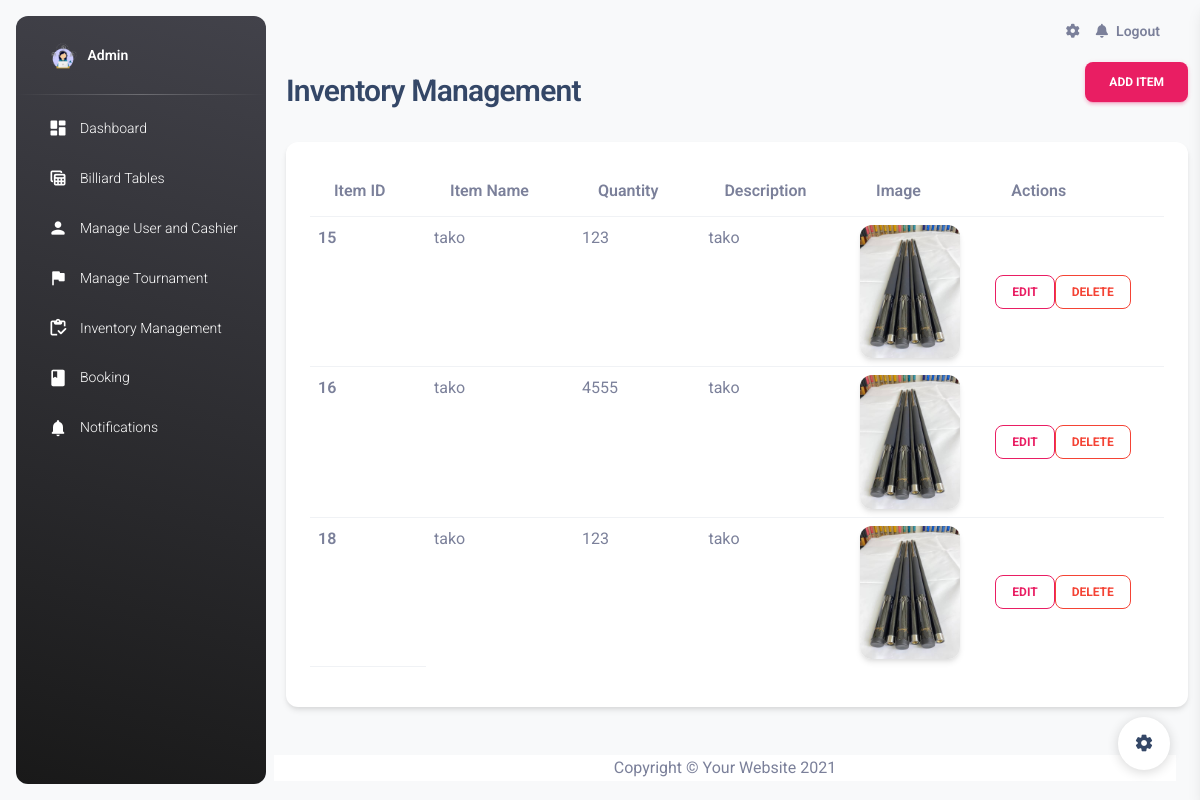
Screenshot of /inventory_management.php with the database file from the repository.
### tables this page shows
CREATE TABLE `inventory` (
  `item_id` int(11) NOT NULL,
  `item_name` varchar(255) NOT NULL,
  `quantity` varchar(255) NOT NULL,
  `description` text NOT NULL,
  `image` varchar(255) NOT NULL
);

### inventory_management.php (the view, shortened to what this page needs)
<!DOCTYPE html>
<html lang="en">
   <head>
      <link href="./assets/css/nucleo-icons.css" rel="stylesheet" />
      <link href="./assets/css/nucleo-svg.css" rel="stylesheet" />
      <link id="pagestyle" href="./assets/css/material-dashboard.css?v=3.1.0" rel="stylesheet" />
      <link href="vendor/fontawesome-free/css/all.min.css" rel="stylesheet" type="text/css">
   </head>
   <body class="g-sidenav-show  bg-gray-100">
      <aside class="sidenav navbar navbar-vertical navbar-expand-xs border-0 border-radius-xl my-3 fixed-start ms-3   bg-gradient-dark" id="sidenav-main">
         <div class="sidenav-header">
            <a class="navbar-brand m-0" href=" https://demos.creative-tim.com/material-dashboard/pages/dashboard " target="_blank">
            <img src="./img/admin.png" class="navbar-brand-img h-100" alt="main_logo">
            <span class="ms-1 font-weight-bold text-white">Admin</span>
            </a>
         </div>
         <hr class="horizontal light mt-0 mb-2">
         <div class="collapse navbar-collapse  w-auto " id="sidenav-collapse-main">
         <ul class="navbar-nav">
         <li class="nav-item">
               <a class="nav-link text-white " href="admin_dashboard.php">
                  <div class="text-white text-center me-2 d-flex align-items-center justify-content-center">
                     <i class="material-icons opacity-10">dashboard</i>
                  </div>
                  <span class="nav-link-text ms-1">Dashboard</span>
               </a>
            </li>
            <li class="nav-item">
               <a class="nav-link text-white " href="billiard_table.php">
                  <div class="text-white text-center me-2 d-flex align-items-center justify-content-center">
                     <i class="material-icons opacity-10">table_view</i>
                  </div>
                  <span class="nav-link-text ms-1">Billiard Tables</span>
               </a>
            </li>
            <li class="nav-item">
                  <a class="nav-link text-white " href="manage_user.php">
                     <div class="text-white text-center me-2 d-flex align-items-center justify-content-center">
                        <i class="material-icons opacity-10">person</i>
                     </div>
                     <span class="nav-link-text ms-1">Manage User and Cashier</span>
                  </a>
               </li>
               <li class="nav-item">
                  <a class="nav-link text-white " href="manage_tournament.php">
                     <div class="text-white text-center me-2 d-flex align-items-center justify-content-center">
                        <i class="material-icons opacity-10">flag</i>
                     </div>
                     <span class="nav-link-text ms-1">Manage Tournament</span>
                  </a>
               </li>
            <li class="nav-item">
                  <a class="nav-link text-white " href="inventory_management.php">
                     <div class="text-white text-center me-2 d-flex align-items-center justify-content-center">
                        <i class="material-icons opacity-10">inventory</i>
                     </div>
                     <span class="nav-link-text ms-1">Inventory Management</span>
                  </a>
               </li>
            <li class="nav-item">
               <a class="nav-link text-white " href="admin_booking.php">
                  <div class="text-white text-center me-2 d-flex align-items-center justify-content-center">
                     <i class="material-icons opacity-10">book</i>
                  </div>
                  <span class="nav-link-text ms-1">Booking</span>
               </a>
            </li>
            <li class="nav-item">
               <a class="nav-link text-white " href="./notifications.html">
                  <div class="text-white text-center me-2 d-flex align-items-center justify-content-center">
                     <i class="material-icons opacity-10">notifications</i>
                  </div>
                  <span class="nav-link-text ms-1">Notifications</span>
               </a>
            </li>
         </ul>
      </aside>
      <main class="main-content border-radius-lg ">
         <nav class="navbar navbar-main navbar-expand-lg px-0 mx-4 shadow-none border-radius-xl" id="navbarBlur" data-scroll="true">
            <div class="container-fluid py-1 px-3">
               <div class="collapse navbar-collapse mt-sm-0 mt-2 me-md-0 me-sm-4" id="navbar">
                  <ul class="navbar-nav  justify-content-end">
                     <li class="nav-item px-3 d-flex align-items-center">
                        <a href="javascript:;" class="nav-link text-body p-0">
                        <i class="fa fa-cog fixed-plugin-button-nav cursor-pointer"></i>
                        </a>
                     </li>
                     <li class="nav-item dropdown pe-2 d-flex align-items-center">
                        <a href="javascript:;" class="nav-link text-body p-0" id="dropdownMenuButton" data-bs-toggle="dropdown" aria-expanded="false">
                        <i class="fa fa-bell cursor-pointer"></i>
                        </a>
                     </li>
                     <li class="nav-item d-flex align-items-center">
                        <a href="logout.php" class="nav-link text-body font-weight-bold px-0">
                        <span class="d-sm-inline d-none">Logout</span>
                        </a>
                     </li>
                  </ul>
               </div>
            </div>
         </nav>
         <div class="container-fluid">
         <div class="d-sm-flex align-items-center justify-content-between mb-4">
            <h1 class="h3 mb-0 text-gray-800">Inventory Management</h1>
            <button class='btn btn-primary editBtn' data-toggle='modal' data-target='#addItemModal'>Add Item</button>
         </div>
         <?php
         include 'conn.php';
         $sqlInventory = "SELECT item_id, item_name, quantity, description, image FROM inventory";
         $stmtInventory = $conn->prepare($sqlInventory);
         $stmtInventory->execute();
         $inventoryItems = $stmtInventory->fetchAll(PDO::FETCH_ASSOC);
         ?>
         <div class="card shadow mb-4">
            <div class="card-body">
               <div class="table-responsive">
                     <table class="table table-hover">
                        <thead>
                           <tr>
                                 <th scope="col">Item ID</th>
                                 <th scope="col">Item Name</th>
                                 <th scope="col">Quantity</th>
                                 <th scope="col">Description</th>
                                 <th scope="col">Image</th>
                                 <th scope="col">Actions</th>
                           </tr>
                        </thead>
                        <tbody>
                           <?php
                           if (!empty($inventoryItems)) {
                                 foreach ($inventoryItems as $item) {
                                    echo '<tr>';
                                    echo '<th scope="row">' . htmlspecialchars($item["item_id"]) . '</th>';
                                    echo '<td>' . htmlspecialchars($item["item_name"]) . '</td>';
                                    echo '<td>' . htmlspecialchars($item["quantity"]) . '</td>';
                                    echo '<td>' . htmlspecialchars($item["description"]) . '</td>';
                                    echo '<td><img src="inventory_image/' . htmlspecialchars($item["image"]) . '" alt="Item image" class="img-fluid shadow border-radius-xl" style="max-width: 100px;"></td>';
                                    echo '<td class="align-middle">';
                                    echo '<button type="button" class="btn btn-outline-primary btn-sm mb-0" data-toggle="modal" onclick=\'openEditModal(' . json_encode($item) . ')\'>Edit</button>';
                                    echo '<form method="POST" style="display:inline-block;">';
                                    echo '<button type="submit" class="btn btn-outline-danger btn-sm mb-0">Delete</button>';
                                    echo '</form>';
                                    echo '</td>';
                                    echo '</tr>';
                                 }
                           } else {
                                 echo '<tr><td colspan="6">No items found</td></tr>';
                           }
                           ?>
                        </tbody>
                     </table>
               </div>
            </div>
         </div>
         <div class="row">
         <div class="row mt-4">
            <footer class="sticky-footer bg-white">
               <div class="container my-auto">
                     <div class="copyright text-center my-auto">
                        <span>Copyright &copy; Your Website 2021</span>
                      </div>
                </div>
            </footer>
         </div>
      </main>
      <div class="fixed-plugin">
         <a class="fixed-plugin-button text-dark position-fixed px-3 py-2">
         <i class="material-icons py-2">settings</i>
         </a>
      </div>
   </body>
</html>

### rows the page displays
inventory: item_id "15", item_name "tako", quantity "123", description "tako", image (picture)
inventory: item_id "16", item_name "tako", quantity "4555", description "tako", image (picture)
inventory: item_id "18", item_name "tako", quantity "123", description "tako", image (picture)
